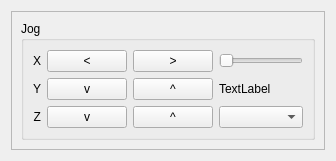
      <widget class="QWidget" name="tab_11">
       <attribute name="title">
        <string>Jog</string>
       </attribute>
       <layout class="QGridLayout" name="gridLayout_34">
        <item row="0" column="0">
         <widget class="QFrame" name="frame_3">
          <property name="frameShape">
           <enum>QFrame::StyledPanel</enum>
          </property>
          <property name="frameShadow">
           <enum>QFrame::Raised</enum>
          </property>
          <layout class="QGridLayout" name="gridLayout_8">
           <item row="0" column="0" rowspan="2">
            <widget class="QGroupBox" name="groupBox_9">
             <property name="title">
              <string>Jog</string>
             </property>
             <layout class="QGridLayout" name="gridLayout_31">
              <item row="0" column="2">
               <widget class="QPushButton" name="jog_minus_pb_0">
                <property name="text">
                 <string>&lt;</string>
                </property>
               </widget>
              </item>
              <item row="1" column="0">
               <widget class="QLabel" name="label_8">
                <property name="text">
                 <string>Y</string>
                </property>
                <property name="alignment">
                 <set>Qt::AlignRight|Qt::AlignTrailing|Qt::AlignVCenter</set>
                </property>
               </widget>
              </item>
              <item row="3" column="2">
               <widget class="QPushButton" name="jog_minus_pb_2">
                <property name="text">
                 <string>v</string>
                </property>
               </widget>
              </item>
              <item row="3" column="0">
               <widget class="QLabel" name="label_9">
                <property name="text">
                 <string>Z</string>
                </property>
                <property name="alignment">
                 <set>Qt::AlignRight|Qt::AlignTrailing|Qt::AlignVCenter</set>
                </property>
               </widget>
              </item>
              <item row="1" column="2">
               <widget class="QPushButton" name="jog_minus_pb_1">
                <property name="text">
                 <string>v</string>
                </property>
               </widget>
              </item>
              <item row="0" column="3">
               <widget class="QPushButton" name="jog_plus_pb_0">
                <property name="text">
                 <string>&gt;</string>
                </property>
               </widget>
              </item>
              <item row="0" column="0">
               <widget class="QLabel" name="label_7">
                <property name="text">
                 <string>X</string>
                </property>
                <property name="alignment">
                 <set>Qt::AlignRight|Qt::AlignTrailing|Qt::AlignVCenter</set>
                </property>
               </widget>
              </item>
              <item row="1" column="3">
               <widget class="QPushButton" name="jog_plus_pb_1">
                <property name="text">
                 <string>^</string>
                </property>
               </widget>
              </item>
              <item row="3" column="3">
               <widget class="QPushButton" name="jog_plus_pb_2">
                <property name="text">
                 <string>^</string>
                </property>
               </widget>
              </item>
              <item row="0" column="4">
               <widget class="QSlider" name="jog_vel_sl">
                <property name="orientation">
                 <enum>Qt::Horizontal</enum>
                </property>
               </widget>
              </item>
              <item row="1" column="4">
               <widget class="QLabel" name="jog_vel_lb">
                <property name="text">
                 <string>TextLabel</string>
                </property>
               </widget>
              </item>
              <item row="3" column="4">
               <widget class="QComboBox" name="jog_modes_cb"/>
              </item>
             </layout>
            </widget>
           </item>
          </layout>
         </widget>
        </item>
       </layout>
      </widget>
